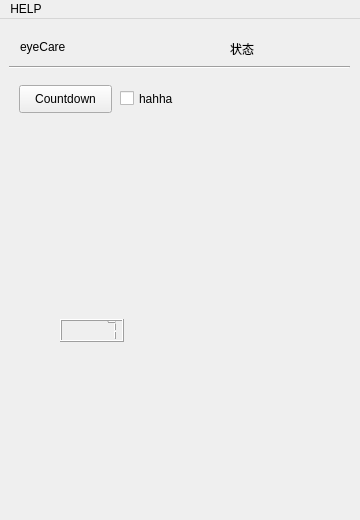
<?xml version="1.0" encoding="UTF-8"?>
<ui version="4.0">
 <class>MainWindow</class>
 <widget class="QMainWindow" name="MainWindow">
  <property name="geometry">
   <rect>
    <x>0</x>
    <y>0</y>
    <width>360</width>
    <height>520</height>
   </rect>
  </property>
  <property name="windowTitle">
   <string>ForEyes</string>
  </property>
  <widget class="QWidget" name="centralWidget">
   <widget class="QPushButton" name="pushButton">
    <property name="geometry">
     <rect>
      <x>19</x>
      <y>66</y>
      <width>93</width>
      <height>28</height>
     </rect>
    </property>
    <property name="text">
     <string>Countdown</string>
    </property>
   </widget>
   <widget class="QLabel" name="label_2">
    <property name="geometry">
     <rect>
      <x>230</x>
      <y>22</y>
      <width>30</width>
      <height>15</height>
     </rect>
    </property>
    <property name="text">
     <string>状态</string>
    </property>
   </widget>
   <widget class="Line" name="line">
    <property name="geometry">
     <rect>
      <x>9</x>
      <y>40</y>
      <width>341</width>
      <height>16</height>
     </rect>
    </property>
    <property name="orientation">
     <enum>Qt::Horizontal</enum>
    </property>
   </widget>
   <widget class="QLCDNumber" name="lcdNumber">
    <property name="geometry">
     <rect>
      <x>60</x>
      <y>300</y>
      <width>64</width>
      <height>23</height>
     </rect>
    </property>
    <property name="value" stdset="0">
     <double>7.000000000000000</double>
    </property>
   </widget>
   <widget class="QCheckBox" name="h">
    <property name="geometry">
     <rect>
      <x>120</x>
      <y>70</y>
      <width>61</width>
      <height>19</height>
     </rect>
    </property>
    <property name="text">
     <string>hahha</string>
    </property>
   </widget>
   <widget class="QLabel" name="label">
    <property name="geometry">
     <rect>
      <x>20</x>
      <y>20</y>
      <width>56</width>
      <height>15</height>
     </rect>
    </property>
    <property name="text">
     <string>eyeCare</string>
    </property>
   </widget>
  </widget>
  <widget class="QMenuBar" name="menuBar">
   <property name="geometry">
    <rect>
     <x>0</x>
     <y>0</y>
     <width>360</width>
     <height>26</height>
    </rect>
   </property>
   <widget class="QMenu" name="menuHELP">
    <property name="title">
     <string>HELP</string>
    </property>
    <addaction name="actionHELP"/>
    <addaction name="actionABOUT"/>
   </widget>
   <addaction name="menuHELP"/>
  </widget>
  <action name="actionHELP">
   <property name="text">
    <string>HELP</string>
   </property>
  </action>
  <action name="actionABOUT">
   <property name="text">
    <string>ABOUT</string>
   </property>
  </action>
 </widget>
 <layoutdefault spacing="6" margin="11"/>
 <resources/>
 <connections/>
</ui>
